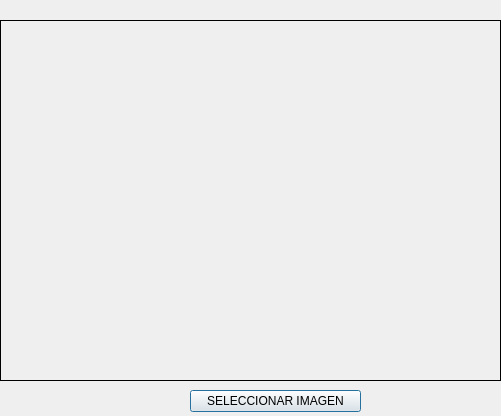
<?xml version="1.0" encoding="UTF-8"?>
<ui version="4.0">
 <class>Dialog</class>
 <widget class="QDialog" name="Dialog">
  <property name="geometry">
   <rect>
    <x>0</x>
    <y>0</y>
    <width>501</width>
    <height>416</height>
   </rect>
  </property>
  <property name="windowTitle">
   <string>Dialog</string>
  </property>
  <widget class="QLabel" name="label">
   <property name="geometry">
    <rect>
     <x>0</x>
     <y>20</y>
     <width>501</width>
     <height>361</height>
    </rect>
   </property>
   <property name="frameShape">
    <enum>QFrame::Box</enum>
   </property>
   <property name="text">
    <string/>
   </property>
   <property name="pixmap">
    <pixmap resource="Imagenes.qrc">:/2.jpg</pixmap>
   </property>
   <property name="scaledContents">
    <bool>true</bool>
   </property>
  </widget>
  <widget class="QPushButton" name="pushButton">
   <property name="geometry">
    <rect>
     <x>190</x>
     <y>390</y>
     <width>171</width>
     <height>22</height>
    </rect>
   </property>
   <property name="text">
    <string>SELECCIONAR IMAGEN</string>
   </property>
  </widget>
 </widget>
 <resources>
  <include location="Imagenes.qrc"/>
 </resources>
 <connections/>
</ui>
